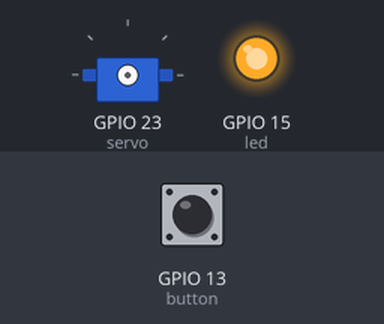
Simulated run of this program. Board: ESP32 board running MicroPython. Parts: servo, output pins drawn as LEDs (lit = HIGH). The test bench sets the inputs (shaded band); at power-on: GPIO 13 (button) HIGH. WiFi joins after 1.5 s; servo angles are drawn from the pulse width (0.5 ms = 0°, 2.5 ms = 180°); what the program prints to the serial console is not drawn.

Above: at 2.7 s.
2.8 s: GPIO 13 (button) pulled LOW for 0.15 s
At 3.1 s:
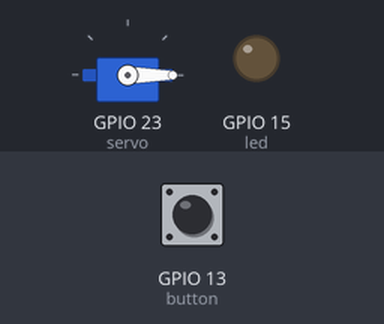
5.9 s: GPIO 13 (button) pulled LOW for 3.2 s
At 15.8 s:
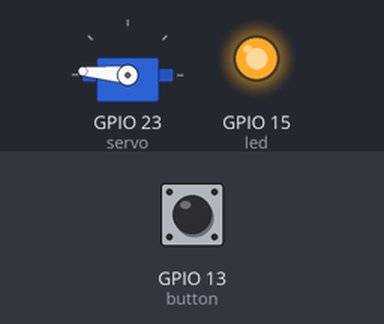
16.3 s: GPIO 13 (button) pulled LOW for 1 s
At 17.7 s:
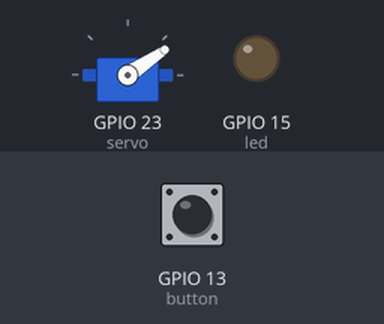
Timing chart, 0 to 23.8 s (numbered marks = the images above; inputs shaded):
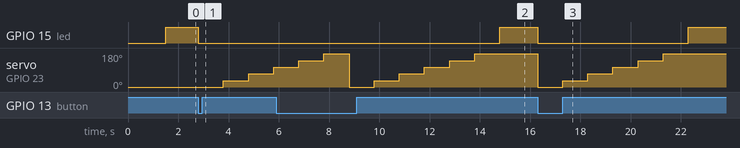

Measured:
- after the input at 2.8 s, GPIO 15 (led): HIGH → LOW at once; servo on GPIO 23 (servo): 0° → 34° after 1.0 s, → 69° 1.0 s later, → 105° 1.0 s later
- after the input at 5.9 s, GPIO 15 (led): LOW → HIGH after 8.9 s instead of 2.9 s
- after the input at 16.3 s, GPIO 15 (led): HIGH → LOW at once, → HIGH 6.0 s later; servo on GPIO 23 (servo): 175° → 0° at once, → 34° 1.0 s later, → 69° 1.0 s later, → 105° 1.0 s later, … (6 changes in this stretch)

The program:

CodigoESP32.py
```python
"""
VERSÃO PARCIAL DO CÓDIGO!
# VERSÃO NO WOKWI: utilizamos Micropython e apenas 1 servo motor para teste

# Como no wokwi não achamos o componente de microfone para ESP32, replicamos o componente da arduino
# Não há suporte do wokwi na versão livre para importação de bibliotecas (SpeechRecognition, pyaudio)
# As partes referentes ao uso do microfone foram comentadas

# Check: https://wokwi.com/projects/383069732344217601

# Nos baseamos no uso do SpeechRecognition no RaspberryPy para referenciamento do Pin de microfone (def MicrofoneToText())

CÓDIGO ABAIXO -----------------------------------------------------------------------------------------------
"""

from utime import sleep
from machine import Pin, ADC, PWM
import network
import time

# import speech_recognition as sr
# Speech recognition setup
# recognizer = sr.Recognizer()

# IMPORTANTE: é necessário baixar a biblioteca SpeechRecognition do python!
# sudo pip3 install SpeechRecognition
# IMPORTANTE: é necessário baixar a biblioteca pyaudio caso vá utilizar o microfone!
# sudo pip3 install pyaudio

print("Hello, ESP32!")

print("Connecting to WiFi", end="")
sta_if = network.WLAN(network.STA_IF)
sta_if.active(True)
sta_if.connect('Wokwi-GUEST', '')
while not sta_if.isconnected():
    print(".", end="")
    time.sleep(0.1)
print(" Connected!")

#reconhecimento = sr.Recognizer()
#mic = ADC(Pin(34), Pin.IN)
#mic.atten(ADC.ATTN_11DB)
button = Pin(13, Pin.IN, Pin.PULL_UP)
servo = PWM(Pin(23), freq=50)
led = Pin(15, Pin.OUT)

'''
def MicrofoneToTextToServo():

    # Cria uma instância de Microphone no pino do MIC (ref.: Raspberry)
    with sr.Microphone(mic) as source:

        reconhecimento.adjust_for_ambient_noise(source, duration=0.3)
        print("Pode falar que eu entendo... acho!")
        print("Por favor, ao falar uma vogal, diga a palavra 'letra' antes")

        audio = reconhecimento.listen(source)

        try:
            texto = reconhecimento.recognize_google(audio, language='pt-BR')

            if texto.lower == "letra a":
                servo.duty(45)
                time.sleep(0.3)
            elif texto.lower == "letra e":
                servo.duty(60)
                time.sleep(0.3)
            elif texto.lower == "letra i":
                servo.duty(75)
                time.sleep(0.3)
            elif texto.lower == "letra o":
                servo.duty(90)
                time.sleep(0.3)
            elif texto.lower == "letra u":
                servo.duty(105)
                time.sleep(0.3)

        except sr.UnknownValueError:
            print("Vish, tendi foi nada!")
'''

def Testando():
    servo.duty(25)
    time.sleep(1)
    servo.duty(45)
    time.sleep(1)
    servo.duty(65)
    time.sleep(1)
    servo.duty(85)
    time.sleep(1)
    servo.duty(105)
    time.sleep(1)
    servo.duty(125)
    time.sleep(1)

while True:
    logic_state = button.value()
    if logic_state == True:
        led.on()
    else:
        led.off()
        Testando()
        #MicrofoneToTextToServo()
```
